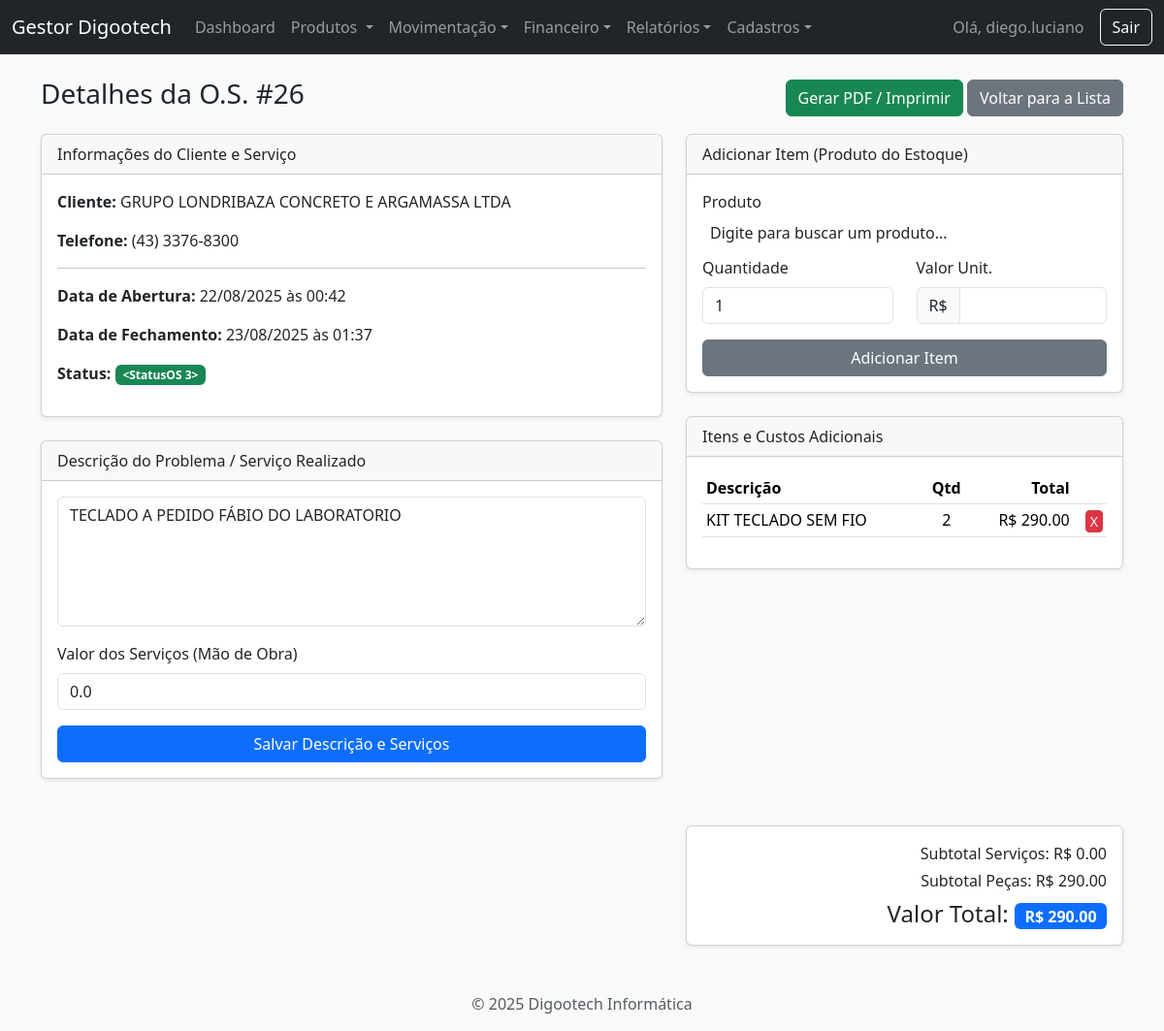
The app's page /os/26 (signed in) with its own data.
### app.py (models this page shows, shortened)
class User(UserMixin, db.Model):
    id = db.Column(db.Integer, primary_key=True)
    username = db.Column(db.String(80), unique=True, nullable=False)
    password_hash = db.Column(db.String(200), nullable=False)

class OrdemServico(db.Model):
    id = db.Column(db.Integer, primary_key=True)
    problema = db.Column(db.Text, nullable=False)
    status_id = db.Column(db.Integer, db.ForeignKey('status_os.id'))
    status = db.relationship('StatusOS', backref='ordens_servico')
    data_criacao = db.Column(db.DateTime, default=datetime.datetime.utcnow)
    data_fechamento = db.Column(db.DateTime, nullable=True)
    cliente_id = db.Column(db.Integer, db.ForeignKey('cliente.id'), nullable=False)
    valor_servicos = db.Column(db.Float, default=0.0)
    pecas = db.relationship('Peca', backref='ordem_servico', lazy=True, cascade="all, delete-orphan")
    @property
    def valor_pecas(self): return sum(p.valor_total for p in self.pecas)
    @property
    def valor_total(self): return self.valor_servicos + self.valor_pecas

class Cliente(db.Model):
    id = db.Column(db.Integer, primary_key=True)
    tipo_pessoa = db.Column(db.String(10), nullable=False, default='FISICA')
    nome = db.Column(db.String(100), unique=True)
    cpf = db.Column(db.String(14), unique=True)
    razao_social = db.Column(db.String(150), unique=True)
    cnpj = db.Column(db.String(18), unique=True)
    inscricao_estadual = db.Column(db.String(20))
    email = db.Column(db.String(100))
    telefone = db.Column(db.String(11))
    cep = db.Column(db.String(9))
    rua = db.Column(db.String(150))
    numero = db.Column(db.String(20))
    bairro = db.Column(db.String(100))
    cidade = db.Column(db.String(100))
    uf = db.Column(db.String(2))
    ordens = db.relationship('OrdemServico', backref='cliente', lazy=True)
    @property
    def nome_exibicao(self): return self.nome if self.tipo_pessoa == 'FISICA' else self.razao_social
    @property
    def telefone_formatado(self):
        if not self.telefone: return ""
        n = len(self.telefone)
        if n == 11: return f"({self.telefone[:2]}) {self.telefone[2:7]}-{self.telefone[7:]}"
        if n == 10: return f"({self.telefone[:2]}) {self.telefone[2:6]}-{self.telefone[6:]}"
        return self.telefone

class Peca(db.Model):
    id = db.Column(db.Integer, primary_key=True)
    descricao = db.Column(db.String(200), nullable=False)
    quantidade = db.Column(db.Integer, nullable=False, default=1)
    valor_unitario = db.Column(db.Float, nullable=False, default=0.0)
    ordem_servico_id = db.Column(db.Integer, db.ForeignKey('ordem_servico.id'), nullable=False)
    @property
    def valor_total(self): return self.quantidade * self.valor_unitario

### app.py (the view, shortened to what this page needs)
@app.route('/os/<int:id>', methods=['GET', 'POST'])
@login_required
def detalhe_os(id):
    os = OrdemServico.query.get_or_404(id)
    produtos = Produto.query.order_by(Produto.descricao).all()
    return render_template('detalhe_os.html', os=os, produtos=produtos)

### app.py (called while the page is built)
@login_manager.user_loader
def load_user(user_id):
    return db.session.get(User, int(user_id))

### templates/detalhe_os.html (shortened to what this page needs)
{% extends 'base.html' %}
{% block content %}
<div class="d-flex justify-content-between align-items-center mb-3">
    <h1 class="h3">Detalhes da O.S. #{{ os.id }}</h1>
    <div>
        <a href="{{ url_for('gerar_os_pdf', id=os.id) }}" class="btn btn-success" target="_blank">Gerar PDF / Imprimir</a>
        <a href="{{ url_for('listar_ordens') }}" class="btn btn-secondary">Voltar para a Lista</a>
    </div>
</div>
<div class="row">
    <div class="col-md-7">
        <div class="card shadow-sm mb-4">
            <div class="card-header">Informações do Cliente e Serviço</div>
            <div class="card-body">
                <p><strong>Cliente:</strong> {{ os.cliente.nome_exibicao }}</p>
                <p><strong>Telefone:</strong> {{ os.cliente.telefone_formatado }}</p>
                <hr>
                <p><strong>Data de Abertura:</strong> {{ os.data_criacao.strftime('%d/%m/%Y às %H:%M') }}</p>
                {% if os.data_fechamento %}<p><strong>Data de Fechamento:</strong> {{ os.data_fechamento.strftime('%d/%m/%Y às %H:%M') }}</p>{% endif %}
                <p><strong>Status:</strong>
                    {% if os.status == 'Aberta' %}
                        <span class="badge bg-warning">{{ os.status }}</span>
                    {% else %}
                        <span class="badge bg-success">{{ os.status }}</span>
                    {% endif %}
                </p>
            </div>
        </div>
        <div class="card shadow-sm mb-4">
            <div class="card-header">Descrição do Problema / Serviço Realizado</div>
            <div class="card-body">
                <form action="{{ url_for('detalhe_os', id=os.id) }}" method="POST">
                    <div class="mb-3">
                        <textarea class="form-control" id="problema" name="problema" rows="5" placeholder="Descreva o problema inicial e o serviço realizado aqui...">{{ os.problema }}</textarea>
                    </div>
                    <div class="mb-3">
                        <label for="valor_servicos" class="form-label">Valor dos Serviços (Mão de Obra)</label>
                        <input type="number" step="0.01" class="form-control" id="valor_servicos" name="valor_servicos" value="{{ os.valor_servicos }}">
                    </div>
                    <button type="submit" class="btn btn-primary w-100">Salvar Descrição e Serviços</button>
                </form>
            </div>
        </div>
    </div>
    <div class="col-md-5">
        <div class="card shadow-sm mb-4">
            <div class="card-header">Adicionar Item (Produto do Estoque)</div>
            <div class="card-body">
                <form action="{{ url_for('adicionar_peca', os_id=os.id) }}" method="POST">
                    <div class="mb-2">
                        <label for="produto_id" class="form-label">Produto</label>
                    </div>
                    <div class="row">
                        <div class="col">
                            <label for="quantidade" class="form-label">Quantidade</label>
                            <input type="number" class="form-control" id="quantidade" name="quantidade" value="1" min="1" required>
                        </div>
                        <div class="col">
                            <label for="valor_unitario" class="form-label">Valor Unit.</label>
                            <div class="input-group">
                                <span class="input-group-text">R$</span>
                                <input type="text" class="form-control" id="valor_unitario" name="valor_unitario" readonly>
                            </div>
                        </div>
                    </div>
                    <button type="submit" class="btn btn-secondary w-100 mt-3">Adicionar Item</button>
                </form>
            </div>
        </div>
        <div class="card shadow-sm">
            <div class="card-header">Itens e Custos Adicionais</div>
            <div class="card-body">
                <table class="table table-sm">
                    <thead><tr><th>Descrição</th><th class="text-center">Qtd</th><th class="text-end">Total</th><th></th></tr></thead>
                    <tbody>
                        {% for peca in os.pecas %}
                        <tr>
                            <td>{{ peca.descricao }}</td>
                            <td class="text-center">{{ peca.quantidade }}</td>
                            <td class="text-end">R$ {{ "%.2f"|format(peca.valor_total) }}</td>
                            <td class="text-end"><a href="{{ url_for('deletar_peca', peca_id=peca.id) }}" class="btn btn-danger btn-sm py-0 px-1" onclick="return confirm('Remover esta peça? O estoque será estornado.');">X</a></td>
                        </tr>
                        {% endfor %}
                    </tbody>
                </table>
            </div>
        </div>
    </div>
</div>
<div class="row justify-content-end mt-4">
    <div class="col-md-5">
        <div class="card shadow-sm">
            <div class="card-body text-end">
                <p class="mb-1">Subtotal Serviços: R$ {{ "%.2f"|format(os.valor_servicos) }}</p>
                <p class="mb-2">Subtotal Peças: R$ {{ "%.2f"|format(os.valor_pecas) }}</p>
                <h4 class="mb-0">Valor Total: <span class="badge bg-primary fs-6">R$ {{ "%.2f"|format(os.valor_total) }}</span></h4>
            </div>
        </div>
    </div>
</div>
{% endblock %}

### templates/base.html (shortened to what this page needs)
<!DOCTYPE html>
<html lang="pt-br">
<head>
    <link href="{{ url_for('static', filename='css/bootstrap.min.css') }}" rel="stylesheet">
    <link href="https://cdn.jsdelivr.net/npm/select2@4.1.0-rc.0/dist/css/select2.min.css" rel="stylesheet" />
    <link rel="stylesheet" href="https://cdn.jsdelivr.net/npm/select2-bootstrap-5-theme@1.3.0/dist/select2-bootstrap-5-theme.min.css" />
    <link rel="stylesheet" href="{{ url_for('static', filename='style.css') }}">
</head>
<body class="bg-light {{ body_class or '' }}">
    <nav class="navbar navbar-expand-lg navbar-dark bg-dark">
        <div class="container-fluid">
            <a class="navbar-brand" href="{{ url_for('dashboard') }}">Gestor Digootech</a>
            {% if current_user.is_authenticated %}
            <div class="collapse navbar-collapse" id="navbarNav">
                <ul class="navbar-nav me-auto mb-2 mb-lg-0">
                    <li class="nav-item"><a class="nav-link" href="{{ url_for('dashboard') }}">Dashboard</a></li>
                    <li class="nav-item dropdown">
                        <a class="nav-link dropdown-toggle" href="#" role="button" data-bs-toggle="dropdown" aria-expanded="false">
                            Produtos
                        </a>
                    </li>
                    <li class="nav-item dropdown">
                        <a class="nav-link dropdown-toggle" href="#" role="button" data-bs-toggle="dropdown">Movimentação</a>
                    </li>
                     <li class="nav-item dropdown">
                        <a class="nav-link dropdown-toggle" href="#" role="button" data-bs-toggle="dropdown">Financeiro</a>
                    </li>
                    <li class="nav-item dropdown">
                        <a class="nav-link dropdown-toggle" href="#" role="button" data-bs-toggle="dropdown">Relatórios</a>
                    </li>
                    <li class="nav-item dropdown">
                        <a class="nav-link dropdown-toggle" href="#" role="button" data-bs-toggle="dropdown">Cadastros</a>
                    </li>
                </ul>
                <span class="navbar-text me-3">Olá, {{ current_user.username }}</span>
                <a href="{{ url_for('logout') }}" class="btn btn-outline-light">Sair</a>
            </div>
            {% endif %}
        </div>
    </nav>
    <main class="container mt-4">
        {% block content %}{% endblock %}
    </main>
    <footer class="text-center text-muted mt-5 mb-3">
    <p>&copy; 2025 Digootech Informática</p>
    </footer>
</body>
</html>

### records on screen
User: username "diego.luciano"
OrdemServico: id "26", data_criacao "22/08/2025 às 00:42", data_fechamento "23/08/2025 às 01:37", problema "TECLADO A PEDIDO FÁBIO DO LABORATORIO", valor_servicos "0.0", valor_servicos "0.00", valor_total "290.00"
Cliente: cliente.nome_exibicao "GRUPO LONDRIBAZA CONCRETO E ARGAMASSA LTDA", cliente.telefone_formatado "(43) 3376-8300"
Peca: descricao "KIT TECLADO SEM FIO", quantidade "2", valor_total "290.00", valor_pecas "290.00"

### other values on screen
{{ os.status }} "<StatusOS 3>"
